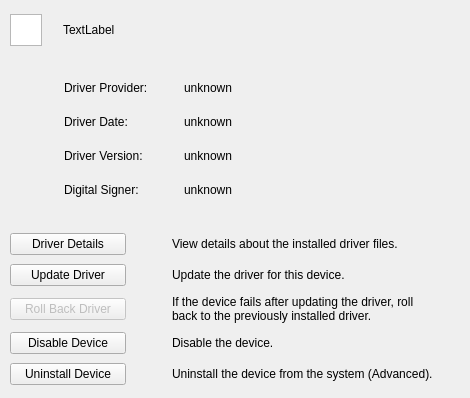
                    <widget class="QWidget" name="tabDriver">
                        <property name="sizePolicy">
                            <sizepolicy hsizetype="Expanding" vsizetype="Expanding">
                                <horstretch>0</horstretch>
                                <verstretch>0</verstretch>
                            </sizepolicy>
                        </property>
                        <attribute name="title">
                            <string>Driver</string>
                        </attribute>
                        <widget class="QWidget" name="layoutWidget2">
                            <property name="geometry">
                                <rect>
                                    <x>10</x>
                                    <y>230</y>
                                    <width>451</width>
                                    <height>159</height>
                                </rect>
                            </property>
                            <layout class="QGridLayout" name="gridLayout_2">
                                <item row="0" column="0">
                                    <widget class="QPushButton" name="buttonDriverDetails">
                                        <property name="sizePolicy">
                                            <sizepolicy hsizetype="Fixed" vsizetype="Fixed">
                                                <horstretch>0</horstretch>
                                                <verstretch>0</verstretch>
                                            </sizepolicy>
                                        </property>
                                        <property name="minimumSize">
                                            <size>
                                                <width>116</width>
                                                <height>22</height>
                                            </size>
                                        </property>
                                        <property name="text">
                                            <string>Driver Details</string>
                                        </property>
                                    </widget>
                                </item>
                                <item row="0" column="2">
                                    <widget class="QLabel" name="label_6">
                                        <property name="text">
                                            <string>View details about the installed driver files.</string>
                                        </property>
                                    </widget>
                                </item>
                                <item row="1" column="0">
                                    <widget class="QPushButton" name="buttonUpdateDriver">
                                        <property name="sizePolicy">
                                            <sizepolicy hsizetype="Fixed" vsizetype="Fixed">
                                                <horstretch>0</horstretch>
                                                <verstretch>0</verstretch>
                                            </sizepolicy>
                                        </property>
                                        <property name="minimumSize">
                                            <size>
                                                <width>116</width>
                                                <height>22</height>
                                            </size>
                                        </property>
                                        <property name="text">
                                            <string>Update Driver</string>
                                        </property>
                                    </widget>
                                </item>
                                <item row="1" column="2">
                                    <widget class="QLabel" name="label_7">
                                        <property name="text">
                                            <string>Update the driver for this device.</string>
                                        </property>
                                    </widget>
                                </item>
                                <item row="2" column="0">
                                    <widget class="QPushButton" name="buttonRollBackDriver">
                                        <property name="enabled">
                                            <bool>false</bool>
                                        </property>
                                        <property name="sizePolicy">
                                            <sizepolicy hsizetype="Fixed" vsizetype="Fixed">
                                                <horstretch>0</horstretch>
                                                <verstretch>0</verstretch>
                                            </sizepolicy>
                                        </property>
                                        <property name="minimumSize">
                                            <size>
                                                <width>116</width>
                                                <height>22</height>
                                            </size>
                                        </property>
                                        <property name="text">
                                            <string>Roll Back Driver</string>
                                        </property>
                                    </widget>
                                </item>
                                <item row="2" column="2">
                                    <widget class="QLabel" name="label_8">
                                        <property name="text">
                                            <string>&lt;html&gt;&lt;head/&gt;&lt;body&gt;&lt;p&gt;If the device fails after updating the driver, roll&lt;br/&gt;back to the previously installed driver.&lt;/p&gt;&lt;/body&gt;&lt;/html&gt;</string>
                                        </property>
                                    </widget>
                                </item>
                                <item row="3" column="0">
                                    <widget class="QPushButton" name="buttonDisableDevice">
                                        <property name="sizePolicy">
                                            <sizepolicy hsizetype="Fixed" vsizetype="Fixed">
                                                <horstretch>0</horstretch>
                                                <verstretch>0</verstretch>
                                            </sizepolicy>
                                        </property>
                                        <property name="minimumSize">
                                            <size>
                                                <width>116</width>
                                                <height>22</height>
                                            </size>
                                        </property>
                                        <property name="text">
                                            <string>Disable Device</string>
                                        </property>
                                    </widget>
                                </item>
                                <item row="3" column="2">
                                    <widget class="QLabel" name="label_9">
                                        <property name="text">
                                            <string>Disable the device.</string>
                                        </property>
                                    </widget>
                                </item>
                                <item row="4" column="0">
                                    <widget class="QPushButton" name="buttonUnisntallDevice">
                                        <property name="sizePolicy">
                                            <sizepolicy hsizetype="Fixed" vsizetype="Fixed">
                                                <horstretch>0</horstretch>
                                                <verstretch>0</verstretch>
                                            </sizepolicy>
                                        </property>
                                        <property name="minimumSize">
                                            <size>
                                                <width>116</width>
                                                <height>22</height>
                                            </size>
                                        </property>
                                        <property name="text">
                                            <string>Uninstall Device</string>
                                        </property>
                                    </widget>
                                </item>
                                <item row="4" column="2">
                                    <widget class="QLabel" name="label_10">
                                        <property name="text">
                                            <string>Uninstall the device from the system (Advanced).</string>
                                        </property>
                                    </widget>
                                </item>
                                <item row="0" column="1">
                                    <spacer name="horizontalSpacer">
                                        <property name="orientation">
                                            <enum>Qt::Horizontal</enum>
                                        </property>
                                        <property name="sizeType">
                                            <enum>QSizePolicy::Maximum</enum>
                                        </property>
                                        <property name="sizeHint" stdset="0">
                                            <size>
                                                <width>40</width>
                                                <height>20</height>
                                            </size>
                                        </property>
                                    </spacer>
                                </item>
                            </layout>
                        </widget>
                        <widget class="QWidget" name="layoutWidget3">
                            <property name="geometry">
                                <rect>
                                    <x>10</x>
                                    <y>70</y>
                                    <width>451</width>
                                    <height>141</height>
                                </rect>
                            </property>
                            <layout class="QGridLayout" name="gridLayout_3">
                                <item row="0" column="0">
                                    <spacer name="horizontalSpacer_12">
                                        <property name="orientation">
                                            <enum>Qt::Horizontal</enum>
                                        </property>
                                        <property name="sizeType">
                                            <enum>QSizePolicy::Maximum</enum>
                                        </property>
                                        <property name="sizeHint" stdset="0">
                                            <size>
                                                <width>54</width>
                                                <height>20</height>
                                            </size>
                                        </property>
                                    </spacer>
                                </item>
                                <item row="0" column="1">
                                    <widget class="QLabel" name="label_2">
                                        <property name="sizePolicy">
                                            <sizepolicy hsizetype="Maximum" vsizetype="Maximum">
                                                <horstretch>0</horstretch>
                                                <verstretch>0</verstretch>
                                            </sizepolicy>
                                        </property>
                                        <property name="text">
                                            <string>Driver Provider:</string>
                                        </property>
                                    </widget>
                                </item>
                                <item row="0" column="2">
                                    <spacer name="horizontalSpacer_8">
                                        <property name="orientation">
                                            <enum>Qt::Horizontal</enum>
                                        </property>
                                        <property name="sizeType">
                                            <enum>QSizePolicy::Maximum</enum>
                                        </property>
                                        <property name="sizeHint" stdset="0">
                                            <size>
                                                <width>30</width>
                                                <height>20</height>
                                            </size>
                                        </property>
                                    </spacer>
                                </item>
                                <item row="0" column="3">
                                    <widget class="QLabel" name="labelDriverProviderValue">
                                        <property name="sizePolicy">
                                            <sizepolicy hsizetype="Expanding" vsizetype="Maximum">
                                                <horstretch>0</horstretch>
                                                <verstretch>0</verstretch>
                                            </sizepolicy>
                                        </property>
                                        <property name="text">
                                            <string>unknown</string>
                                        </property>
                                    </widget>
                                </item>
                                <item row="1" column="0">
                                    <spacer name="horizontalSpacer_13">
                                        <property name="orientation">
                                            <enum>Qt::Horizontal</enum>
                                        </property>
                                        <property name="sizeType">
                                            <enum>QSizePolicy::Maximum</enum>
                                        </property>
                                        <property name="sizeHint" stdset="0">
                                            <size>
                                                <width>54</width>
                                                <height>20</height>
                                            </size>
                                        </property>
                                    </spacer>
                                </item>
                                <item row="1" column="1">
                                    <widget class="QLabel" name="label_3">
                                        <property name="sizePolicy">
                                            <sizepolicy hsizetype="Maximum" vsizetype="Maximum">
                                                <horstretch>0</horstretch>
                                                <verstretch>0</verstretch>
                                            </sizepolicy>
                                        </property>
                                        <property name="text">
                                            <string>Driver Date:</string>
                                        </property>
                                    </widget>
                                </item>
                                <item row="1" column="3">
                                    <widget class="QLabel" name="labelDriverDateValue">
                                        <property name="sizePolicy">
                                            <sizepolicy hsizetype="Preferred" vsizetype="Maximum">
                                                <horstretch>0</horstretch>
                                                <verstretch>0</verstretch>
                                            </sizepolicy>
                                        </property>
                                        <property name="text">
                                            <string>unknown</string>
                                        </property>
                                    </widget>
                                </item>
                                <item row="2" column="0">
                                    <spacer name="horizontalSpacer_14">
                                        <property name="orientation">
                                            <enum>Qt::Horizontal</enum>
                                        </property>
                                        <property name="sizeType">
                                            <enum>QSizePolicy::Maximum</enum>
                                        </property>
                                        <property name="sizeHint" stdset="0">
                                            <size>
                                                <width>54</width>
                                                <height>20</height>
                                            </size>
                                        </property>
                                    </spacer>
                                </item>
                                <item row="2" column="1">
                                    <widget class="QLabel" name="label_4">
                                        <property name="sizePolicy">
                                            <sizepolicy hsizetype="Maximum" vsizetype="Maximum">
                                                <horstretch>0</horstretch>
                                                <verstretch>0</verstretch>
                                            </sizepolicy>
                                        </property>
                                        <property name="text">
                                            <string>Driver Version:</string>
                                        </property>
                                    </widget>
                                </item>
                                <item row="2" column="3">
                                    <widget class="QLabel" name="labelDriverVersionValue">
                                        <property name="sizePolicy">
                                            <sizepolicy hsizetype="Preferred" vsizetype="Maximum">
                                                <horstretch>0</horstretch>
                                                <verstretch>0</verstretch>
                                            </sizepolicy>
                                        </property>
                                        <property name="text">
                                            <string>unknown</string>
                                        </property>
                                    </widget>
                                </item>
                                <item row="3" column="0">
                                    <spacer name="horizontalSpacer_15">
                                        <property name="orientation">
                                            <enum>Qt::Horizontal</enum>
                                        </property>
                                        <property name="sizeType">
                                            <enum>QSizePolicy::Maximum</enum>
                                        </property>
                                        <property name="sizeHint" stdset="0">
                                            <size>
                                                <width>54</width>
                                                <height>20</height>
                                            </size>
                                        </property>
                                    </spacer>
                                </item>
                                <item row="3" column="1">
                                    <widget class="QLabel" name="label_5">
                                        <property name="sizePolicy">
                                            <sizepolicy hsizetype="Maximum" vsizetype="Maximum">
                                                <horstretch>0</horstretch>
                                                <verstretch>0</verstretch>
                                            </sizepolicy>
                                        </property>
                                        <property name="text">
                                            <string>Digital Signer:</string>
                                        </property>
                                    </widget>
                                </item>
                                <item row="3" column="3">
                                    <widget class="QLabel" name="labelDigitalSignerValue">
                                        <property name="sizePolicy">
                                            <sizepolicy hsizetype="Preferred" vsizetype="Maximum">
                                                <horstretch>0</horstretch>
                                                <verstretch>0</verstretch>
                                            </sizepolicy>
                                        </property>
                                        <property name="text">
                                            <string>unknown</string>
                                        </property>
                                    </widget>
                                </item>
                            </layout>
                        </widget>
                        <widget class="QWidget" name="layoutWidget4">
                            <property name="geometry">
                                <rect>
                                    <x>10</x>
                                    <y>10</y>
                                    <width>451</width>
                                    <height>41</height>
                                </rect>
                            </property>
                            <layout class="QHBoxLayout" name="horizontalLayout">
                                <item>
                                    <widget class="QGraphicsView" name="graphicsView">
                                        <property name="sizePolicy">
                                            <sizepolicy hsizetype="Maximum" vsizetype="Maximum">
                                                <horstretch>0</horstretch>
                                                <verstretch>0</verstretch>
                                            </sizepolicy>
                                        </property>
                                        <property name="maximumSize">
                                            <size>
                                                <width>32</width>
                                                <height>32</height>
                                            </size>
                                        </property>
                                        <property name="interactive">
                                            <bool>true</bool>
                                        </property>
                                    </widget>
                                </item>
                                <item>
                                    <spacer name="horizontalSpacer_7">
                                        <property name="orientation">
                                            <enum>Qt::Horizontal</enum>
                                        </property>
                                        <property name="sizeType">
                                            <enum>QSizePolicy::Maximum</enum>
                                        </property>
                                        <property name="sizeHint" stdset="0">
                                            <size>
                                                <width>15</width>
                                                <height>20</height>
                                            </size>
                                        </property>
                                    </spacer>
                                </item>
                                <item>
                                    <widget class="QLabel" name="labelDeviceNameDriver">
                                        <property name="sizePolicy">
                                            <sizepolicy hsizetype="Preferred" vsizetype="Preferred">
                                                <horstretch>0</horstretch>
                                                <verstretch>0</verstretch>
                                            </sizepolicy>
                                        </property>
                                        <property name="maximumSize">
                                            <size>
                                                <width>16777215</width>
                                                <height>14</height>
                                            </size>
                                        </property>
                                        <property name="text">
                                            <string>TextLabel</string>
                                        </property>
                                    </widget>
                                </item>
                            </layout>
                        </widget>
                    </widget>
